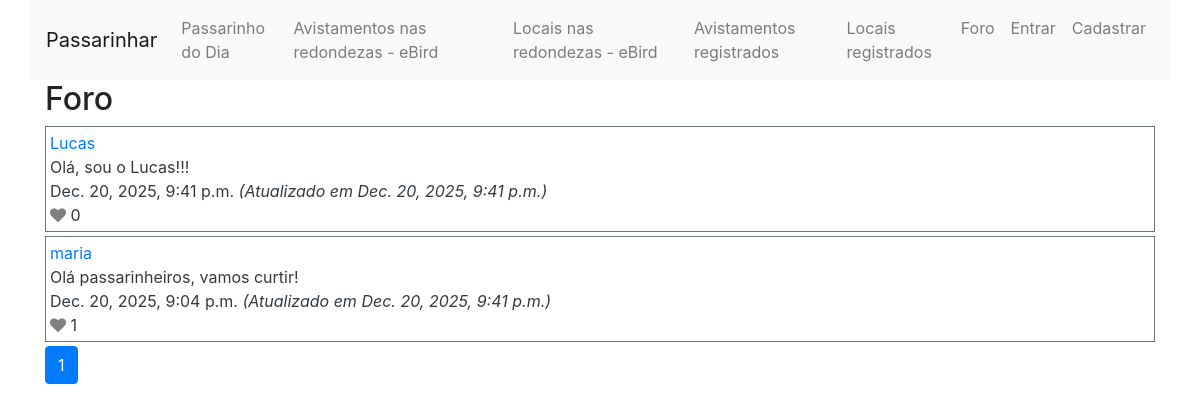
Before: /foro with the older database file.
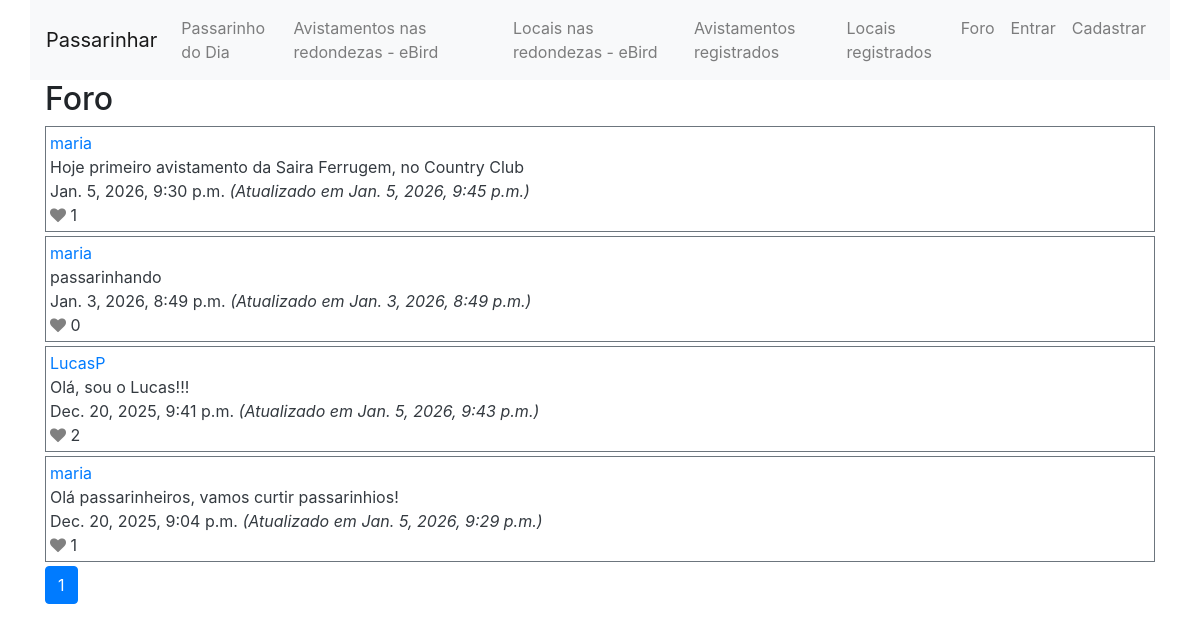
After: the same page with the newer database file.
### passarinhar/models.py (models this page shows, shortened)
class Post(models.Model):
    author = models.ForeignKey(User, on_delete=models.CASCADE, related_name="author")
    post_content = models.TextField(blank=True)
    likes = models.ManyToManyField(User, blank=True, related_name="likes")
    timestamp = models.DateTimeField(auto_now_add=True)
    updated_at = models.DateTimeField(auto_now=True)

class User(AbstractUser):
    pass

### passarinhar/views.py (the view)
# urls.py: path("foro", views.foro, name="foro"),
def foro(request):
    allposts = Post.objects.all()
    allposts = allposts.order_by("-timestamp").all()
    p = Paginator(allposts, 10)
    page_number = request.GET.get('page')
    page_obj = p.get_page(page_number)
    return render(request, "passarinhar/foro.html", {
        'title':"Foro",
        "page_name": 'foro',
        'page_obj':page_obj,
    })

### passarinhar/templates/passarinhar/foro.html (shortened to what this page needs)
{% extends "passarinhar/layout.html" %}
{% load static %}
{% block body %}
<h2 id="page-title">{{ title }}</h2>
<div id="posts-view">
    {% for post in page_obj %}
    <div class="p-1 my-1 bg-white text-dark border border-secondary">
        <div><a href="{% url 'passarinhar:profile' post.author.username %}">{{ post.author }}</a></div>
        <div id="{{post.id}}">
            <div>{{post.post_content|linebreaksbr}}</div>
        </div>
        <div id="timestamp">{{ post.timestamp }} <i>(Atualizado em {{ post.updated_at }})</i></div>
        <div id="like">
            {% if user != post.author %}
            <span id="like-btn{{post.id}}" class="like-button" data-id="{{post.id}}"><i id="like-icon{{post.id}}"
                    style="color:grey" class="fa fa-heart"></i></span>
            {% else %}
            <i id="like-icon{{post.id}}" style="color:grey" class="fa fa-heart"></i>
            {% endif %}
            <span id="like_count{{post.id}}" data-id="{{post.id}}">{{ post.likes.count }}</span>
        </div>
    </div>
    {% empty %}
    <div>*** No post yet***</div>
    {% endfor %}
</div>
<nav aria-label="Page navigation">
    <ul class="pagination">
        <li class="page-item  active" aria-current="page"><a class="page-link" href="?page={{ page_obj.number }}">
                {{page_obj.number}}</a></li>
    </ul>
</nav>
{% endblock %}

Changed rows visible on the page:
added Post: author "maria", post_content "Hoje primeiro avistamento da Saira Ferrugem, no Country Club", timestamp "Jan. 5, 2026, 9:30 p.m.", updated_at "Jan. 5, 2026, 9:45 p.m.", likes.count "1"
added Post: author "maria", post_content "passarinhando", timestamp "Jan. 3, 2026, 8:49 p.m.", updated_at "Jan. 3, 2026, 8:49 p.m.", likes.count "0"
changed Post "Olá, sou o Lucas!!!": author "Lucas" → "LucasP"; updated_at "Dec. 20, 2025, 9:41 p.m." → "Jan. 5, 2026, 9:43 p.m."; likes.count "0" → "2"
changed Post id 1: post_content "Olá passarinheiros, vamos curtir!" → "Olá passarinheiros, vamos curtir passarinhios!"; updated_at "Dec. 20, 2025, 9:41 p.m." → "Jan. 5, 2026, 9:29 p.m."
